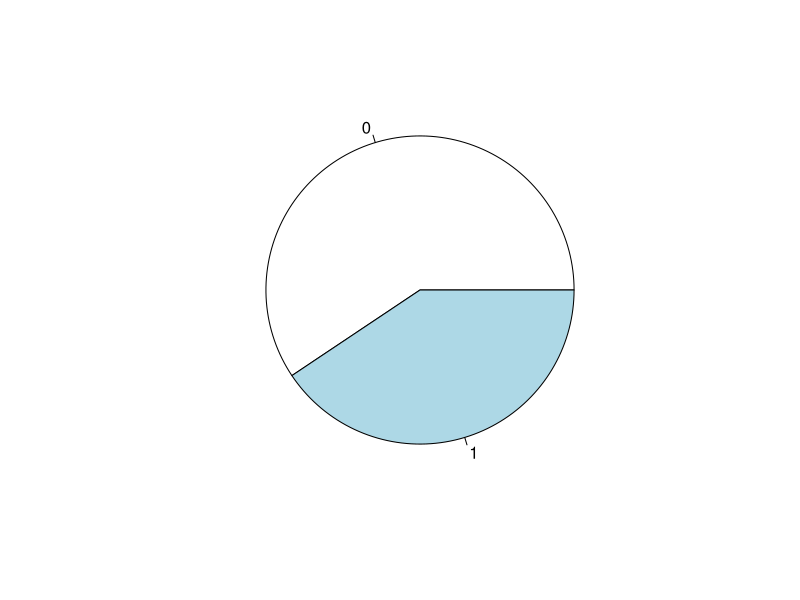
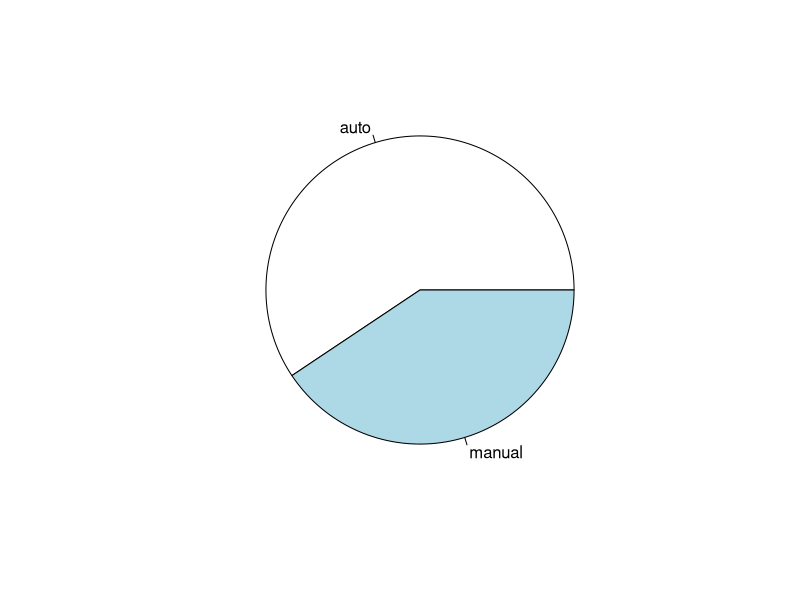
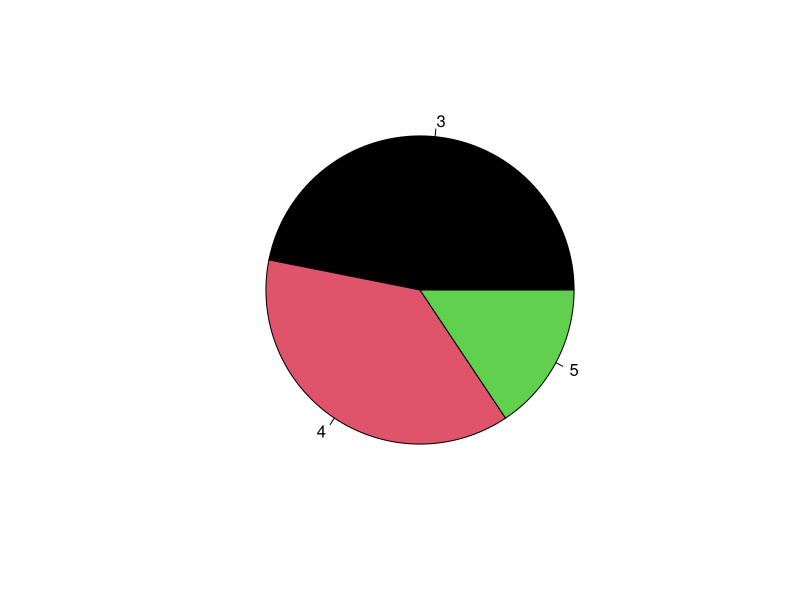
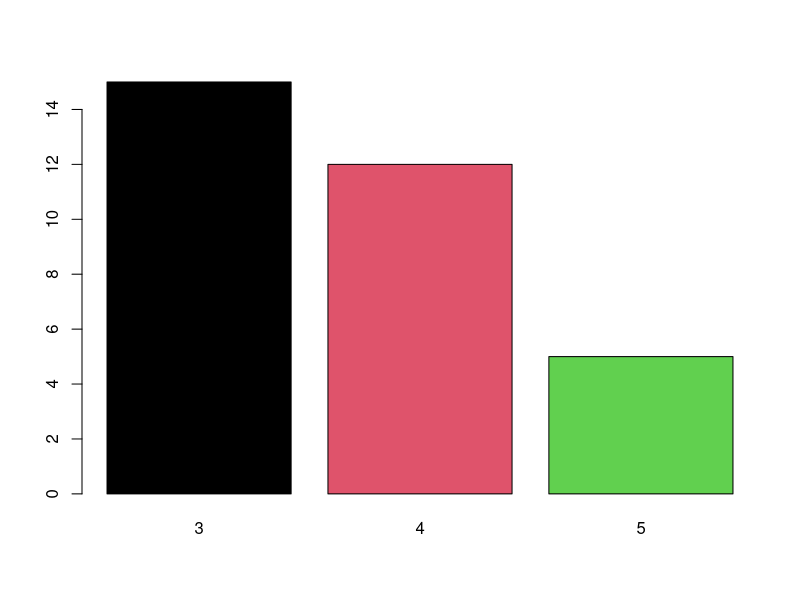
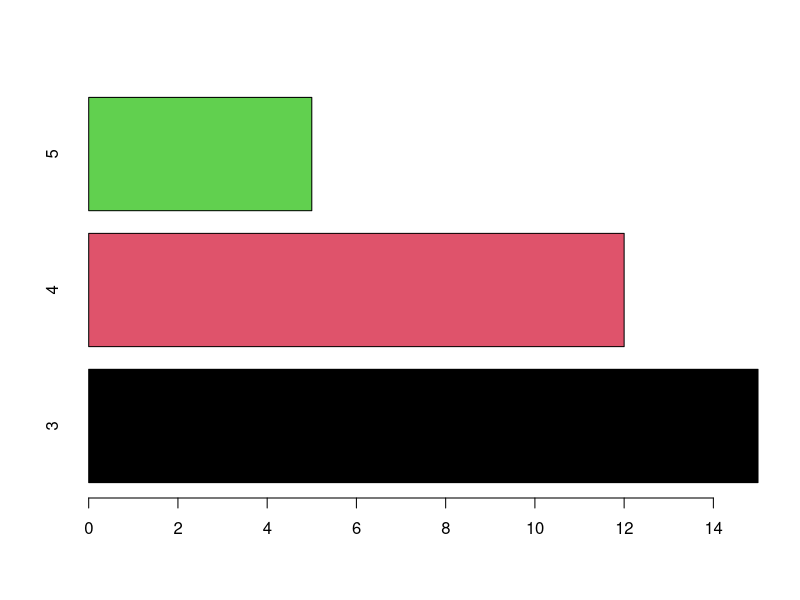
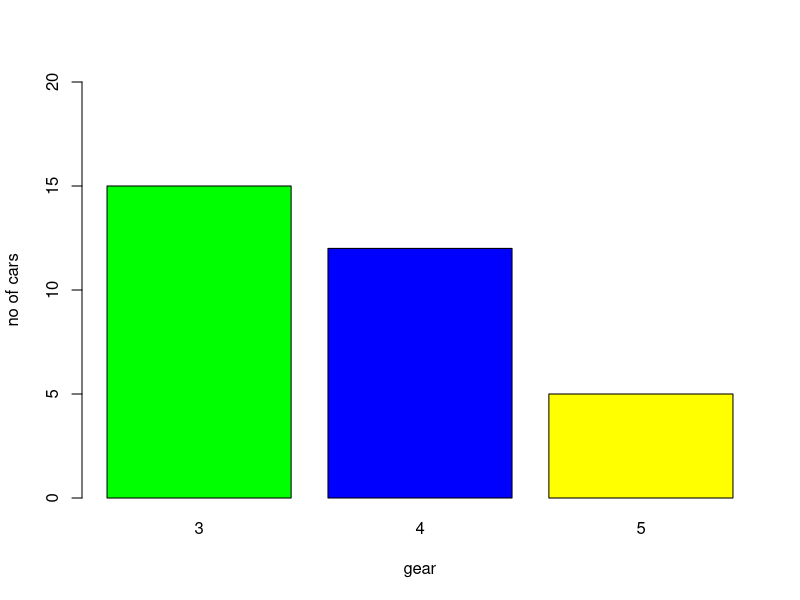
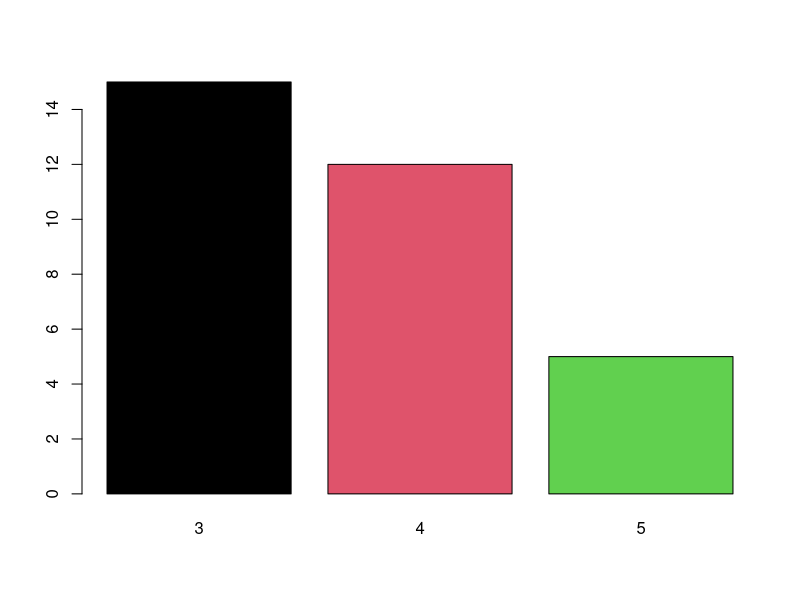
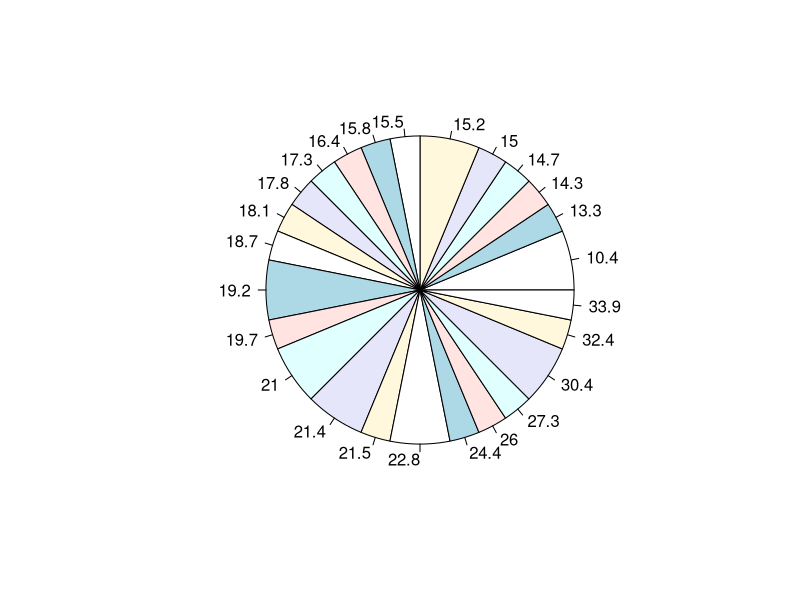

Generate these figures, in order, with R:
#analysis of dataset mtcars using dplyr
#learn to use dplyr package for mtcars 

library(dplyr)
?mtcars
mtcars
# structure of dataset
str(mtcars)
head(mtcars)
tail(mtcars)
row(mtcars)
col(mtcars)
#give the dimensions in row and col format
dim(mtcars)
#columns
names(mtcars)
colnames(mtcars)
#car name
rownames(mtcars)
#summary of dataset
summary(mtcars)

#summary activities on mtcars
#table(mtcars$am) #check auto and manual

#doing a pie plot
t1= table(mtcars$am)
pie(t1)

pie(t1,labels =c('auto','manual'))

t2= table(mtcars$gear)
pie(t2,col = 1:3)
barplot(t2,col = 1:3)
barplot (t2,col = 1:3,horiz = T)
barplot(t2,col = c('green','blue','yellow'),xlab = 'gear',
        ylab = 'no of cars',ylim = c(0,20))
barplot(t2,col = 1:3,horiz = F)

table(mtcars$gear)


t3=table(mtcars$mpg)
pie(t3)
barplot(t3,col = 1:20)

#using dplyr %>% is chaing function
table(mtcars$mpg)
mtcars %>% select(mpg,gear) %>% slice(c(1:5,10))

#select for cloumns ,slice for the rows
mtcars %>% arrange(mpg)#ascending order opf mileage
mtcars %>% arrange(am,gear,desc(mpg)) %>% select(am,gear,mpg) 
mtcars %>% mutate(rn = rownames(mtcars)) %>% select(rn,mpg,gear)
#random cars selected
mtcars %>% sample_n(3)
mtcars %>% sample_frac(.1)
mtcars %>% select(sample(x=c(1:11),size = 4)) %>% head

sample(x=1:11,size = 5)#samplw works on randomization
#add mileage by 10 percent
mtcars %>% mutate(newmpg=mpg*1.1) %>%select (mpg,newmpg)
mtcars %>% mutate(newmpg=mpg*5.1) %>%select (mpg,newmpg)
mtcars %>% mutate(newmpg=mpg*5.1) %>% head
mtcars %>% group_by()

#type of Tx,mean(mpg)
mtcars %>% group_by(am) %>% summarise(mean(mpg))
mtcars %>% group_by(gear) %>% summarise(mean(mpg),MaxHP= max(hp),MinWT=min(wt))
mtcars %>% group_by(gear) %>% summarise(mean(mpg),max(hp),min(wt))

